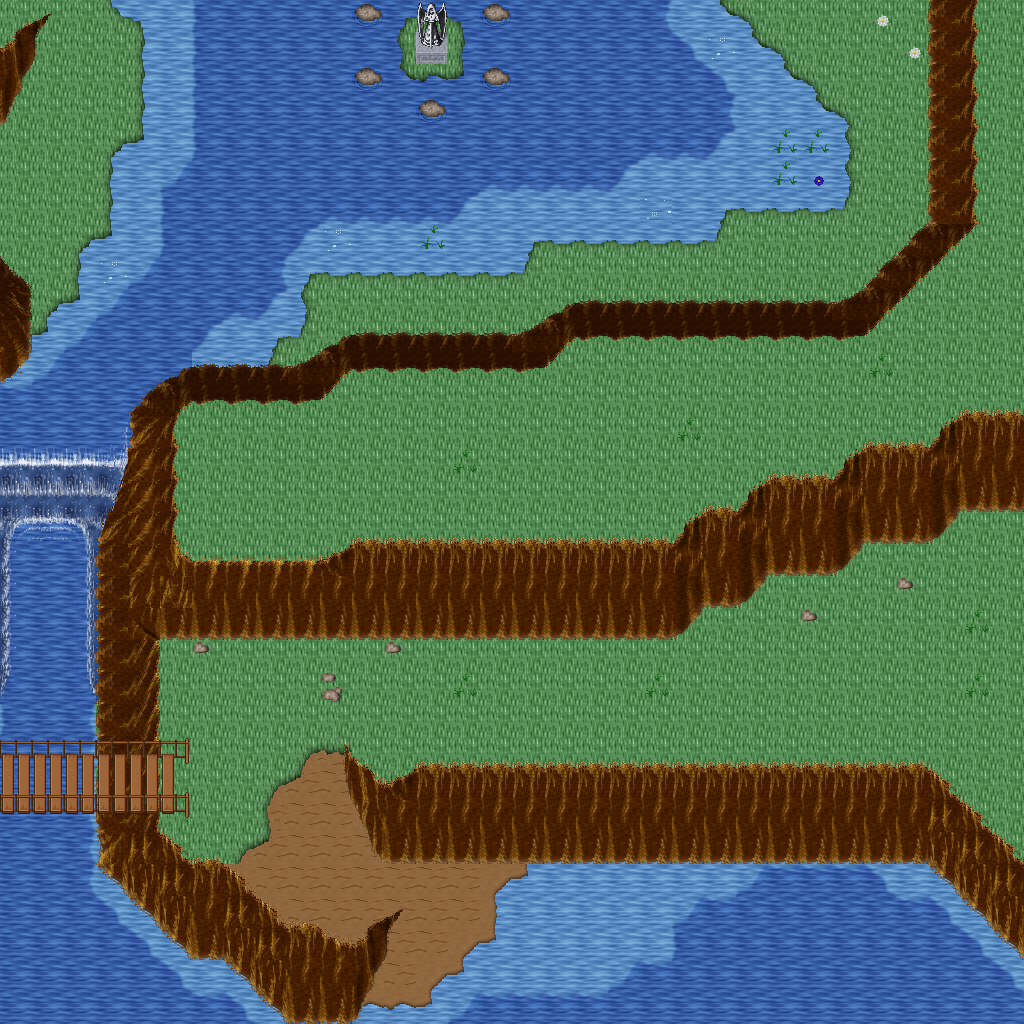

Tiled map render using the project's own tile images. Description and the map definition, with tile-layer contents summarised, below:
An orthogonal 32x32 tile map with 32x32 px tiles, 5 tile layers (Ground, Objects, Objects2, Above, ...), 1 hidden layer not drawn, 45 tilesets.

<map version="1.10" tiledversion="1.11.0" orientation="orthogonal" renderorder="right-down" width="32" height="32" tilewidth="32" tileheight="32" infinite="0" nextlayerid="11" nextobjectid="1">
 <tileset firstgid="1" name="ground_ground" tilewidth="32" tileheight="32" tilecount="33" columns="3">
  <image source="../drawable/ground_ground.png" width="96" height="352" />
 </tileset>
 <tileset firstgid="34" name="building_castle" tilewidth="32" tileheight="32" tilecount="320" columns="20">
  <image source="../drawable/building_castle.png" width="640" height="512" />
 </tileset>
 <tileset firstgid="354" name="ground_water_pool" tilewidth="32" tileheight="32" tilecount="72" columns="3">
  <image source="../drawable/ground_water_pool.png" width="96" height="768" />
 </tileset>
 <tileset firstgid="426" name="ground_ridge_earth_dark" tilewidth="32" tileheight="32" tilecount="96" columns="12">
  <image source="../drawable/ground_ridge_earth_dark.png" width="384" height="256" />
 </tileset>
 <tileset firstgid="522" name="ground_grass_edges" tilewidth="32" tileheight="32" tilecount="36" columns="12">
  <image source="../drawable/ground_grass_edges.png" width="384" height="96" />
 </tileset>
 <tileset firstgid="558" name="ground_earth_edges" tilewidth="32" tileheight="32" tilecount="18" columns="6">
  <image source="../drawable/ground_earth_edges.png" width="192" height="96" />
 </tileset>
 <tileset firstgid="576" name="ground_grass_corners" tilewidth="32" tileheight="32" tilecount="24" columns="6">
  <image source="../drawable/ground_grass_corners.png" width="192" height="128" />
 </tileset>
 <tileset firstgid="600" name="plant_stump_stump_green" tilewidth="32" tileheight="32" tilecount="4" columns="2">
  <image source="../drawable/plant_stump_stump_green.png" width="64" height="64" />
 </tileset>
 <tileset firstgid="604" name="item_pot_barrel" tilewidth="32" tileheight="32" tilecount="2" columns="1">
  <image source="../drawable/item_pot_barrel.png" width="32" height="64" />
 </tileset>
 <tileset firstgid="606" name="ground_rock_rocks_2" tilewidth="32" tileheight="32" tilecount="4" columns="2">
  <image source="../drawable/ground_rock_rocks_2.png" width="64" height="64" />
 </tileset>
 <tileset firstgid="610" name="ground_ladder_horizontal_dark" tilewidth="32" tileheight="32" tilecount="3" columns="1">
  <image source="../drawable/ground_ladder_horizontal_dark.png" width="32" height="96" />
 </tileset>
 <tileset firstgid="613" name="plant_grasses" tilewidth="32" tileheight="32" tilecount="6" columns="3">
  <image source="../drawable/plant_grasses.png" width="96" height="64" />
 </tileset>
 <tileset firstgid="619" name="plant_tree_tree_green" tilewidth="32" tileheight="32" tilecount="88" columns="8">
  <image source="../drawable/plant_tree_tree_green.png" width="256" height="352" />
 </tileset>
 <tileset firstgid="707" name="ground_water_waterfall" tilewidth="32" tileheight="32" tilecount="120" columns="8">
  <image source="../drawable/ground_water_waterfall.png" width="256" height="480" />
 </tileset>
 <tileset firstgid="827" name="plant_flower_daisy_white" tilewidth="32" tileheight="32" tilecount="8" columns="2">
  <image source="../drawable/plant_flower_daisy_white.png" width="64" height="128" />
 </tileset>
 <tileset firstgid="835" name="plant_flower_daisy_red" tilewidth="32" tileheight="32" tilecount="8" columns="2">
  <image source="../drawable/plant_flower_daisy_red.png" width="64" height="128" />
 </tileset>
 <tileset firstgid="843" name="ground_rock_pebbles" tilewidth="32" tileheight="32" tilecount="3" columns="1">
  <image source="../drawable/ground_rock_pebbles.png" width="32" height="96" />
 </tileset>
 <tileset firstgid="846" name="plant_flower_daisy_yellow" tilewidth="32" tileheight="32" tilecount="8" columns="2">
  <image source="../drawable/plant_flower_daisy_yellow.png" width="64" height="128" />
 </tileset>
 <tileset firstgid="854" name="building_decoration_longhorn_skull" tilewidth="32" tileheight="32" tilecount="6" columns="3">
  <image source="../drawable/building_decoration_longhorn_skull.png" width="96" height="64" />
 </tileset>
 <tileset firstgid="860" name="furniture_light_flames" tilewidth="32" tileheight="32" tilecount="6" columns="6">
  <image source="../drawable/furniture_light_flames.png" width="192" height="32" />
 </tileset>
 <tileset firstgid="866" name="plant_stump_stump_brown" tilewidth="32" tileheight="32" tilecount="4" columns="2">
  <image source="../drawable/plant_stump_stump_brown.png" width="64" height="64" />
 </tileset>
 <tileset firstgid="870" name="building_decoration_rocks_2" tilewidth="32" tileheight="32" tilecount="2" columns="1">
  <image source="../drawable/building_decoration_rocks_2.png" width="32" height="64" />
 </tileset>
 <tileset firstgid="872" name="plant_flower_daisy_blue" tilewidth="32" tileheight="32" tilecount="8" columns="2">
  <image source="../drawable/plant_flower_daisy_blue.png" width="64" height="128" />
 </tileset>
 <tileset firstgid="880" name="building_fence_fence_chunky" tilewidth="32" tileheight="32" tilecount="21" columns="3">
  <image source="../drawable/building_fence_fence_chunky.png" width="96" height="224" />
 </tileset>
 <tileset firstgid="901" name="ground_water_water_bubbles" tilewidth="32" tileheight="32" tilecount="32" columns="8">
  <image source="../drawable/ground_water_water_bubbles.png" width="256" height="128" />
 </tileset>
 <tileset firstgid="933" name="item_statue_grey_stone" tilewidth="32" tileheight="32" tilecount="4" columns="2">
  <image source="../drawable/item_statue_grey_stone.png" width="64" height="64" />
 </tileset>
 <tileset firstgid="937" name="plant_tree_tree_darkgreen" tilewidth="32" tileheight="32" tilecount="88" columns="8">
  <image source="../drawable/plant_tree_tree_darkgreen.png" width="256" height="352" />
 </tileset>
 <tileset firstgid="1025" name="logic_creature_animal" tilewidth="32" tileheight="32" tilecount="32" columns="8">
  <image source="../drawable/logic_creature_animal.png" width="256" height="128" />
 </tileset>
 <tileset firstgid="1057" name="logic_creature_rodent" tilewidth="32" tileheight="32" tilecount="8" columns="8">
  <image source="../drawable/logic_creature_rodent.png" width="256" height="32" />
 </tileset>
 <tileset firstgid="1065" name="logic_portal" tilewidth="32" tileheight="32" tilecount="24" columns="8">
  <image source="../drawable/logic_portal.png" width="256" height="96" />
 </tileset>
 <tileset firstgid="1089" name="logic_item_mushroom" tilewidth="32" tileheight="32" tilecount="6" columns="6">
  <image source="../drawable/logic_item_mushroom.png" width="192" height="32" />
 </tileset>
 <tileset firstgid="1095" name="logic_collision" tilewidth="32" tileheight="32" tilecount="1" columns="1">
  <image source="../drawable/logic_collision.png" width="32" height="32" />
 </tileset>
 <tileset firstgid="1096" name="logic_creature_human_little" tilewidth="32" tileheight="32" tilecount="2" columns="2">
  <image source="../drawable/logic_creature_human_little.png" width="64" height="32" />
 </tileset>
 <tileset firstgid="1098" name="logic_creature_fairy" tilewidth="32" tileheight="32" tilecount="4" columns="4">
  <image source="../drawable/logic_creature_fairy.png" width="128" height="32" />
 </tileset>
 <tileset firstgid="1102" name="logic_item_herb" tilewidth="32" tileheight="32" tilecount="5" columns="5">
  <image source="../drawable/logic_item_herb.png" width="160" height="32" />
 </tileset>
 <tileset firstgid="1107" name="object_suspension_bridge" tilewidth="32" tileheight="32" tilecount="24" columns="3">
  <image source="../drawable/object_suspension_bridge.png" width="96" height="256" />
 </tileset>
 <tileset firstgid="1131" name="logic_creature_farm_animal" tilewidth="32" tileheight="32" tilecount="16" columns="8">
  <image source="../drawable/logic_creature_farm_animal.png" width="256" height="64" />
 </tileset>
 <tileset firstgid="1147" name="ground_green_paving" tilewidth="32" tileheight="32" tilecount="18" columns="3">
  <image source="../drawable/ground_green_paving.png" width="96" height="192" />
 </tileset>
 <tileset firstgid="1165" name="logic_protection" tilewidth="32" tileheight="32" tilecount="2" columns="2">
  <image source="../drawable/logic_protection.png" width="64" height="32" />
 </tileset>
 <tileset firstgid="1167" name="light_light_5x5" tilewidth="32" tileheight="32" tilecount="25" columns="5">
  <image source="../drawable/light_light_5x5.png" width="160" height="160" />
 </tileset>
 <tileset firstgid="1192" name="light_door_light" tilewidth="32" tileheight="32" tilecount="12" columns="3">
  <image source="../drawable/light_door_light.png" width="96" height="128" />
 </tileset>
 <tileset firstgid="1204" name="building_huts" tilewidth="32" tileheight="32" tilecount="338" columns="26">
  <image source="../drawable/building_huts.png" width="832" height="416" />
 </tileset>
 <tileset firstgid="1542" name="building_chimney_smoke" tilewidth="32" tileheight="32" tilecount="40" columns="4">
  <image source="../drawable/building_chimney_smoke.png" width="128" height="320" />
 </tileset>
 <tileset firstgid="1582" name="plant_tree_chestnut_tree" tilewidth="32" tileheight="32" tilecount="20" columns="4">
  <image source="../drawable/plant_tree_chestnut_tree.png" width="128" height="160" />
 </tileset>
 <tileset firstgid="1602" name="logic_creature_troll" tilewidth="32" tileheight="32" tilecount="4" columns="4">
  <image source="../drawable/logic_creature_troll.png" width="128" height="32" />
 </tileset>
 <layer id="1" name="Ground" width="32" height="32">
  <data>[1024 cells, 1003 non-empty, 13 distinct tile ids]</data>
 </layer>
 <layer id="2" name="Objects" width="32" height="32">
  <data>[1024 cells, 405 non-empty, 74 distinct tile ids]</data>
 </layer>
 <layer id="3" name="Objects2" width="32" height="32">
  <data>[1024 cells, 97 non-empty, 32 distinct tile ids]</data>
 </layer>
 <layer id="4" name="Above" width="32" height="32">
  <data>[1024 cells, 21 non-empty, 6 distinct tile ids]</data>
 </layer>
 <layer id="5" name="Above2" width="32" height="32">
  <data>[1024 cells, 0 non-empty, 0 distinct tile ids]</data>
 </layer>
 <layer id="6" name="Walkable" width="32" height="32" visible="0">
  <data>[1024 cells, 541 non-empty, 1 distinct tile ids]</data>
 </layer>
 <objectgroup id="7" name="Mapevents" />
 <objectgroup id="8" name="Spawn" />
 <objectgroup id="9" name="Keys" />
 <objectgroup id="10" name="Replace" />
</map>
